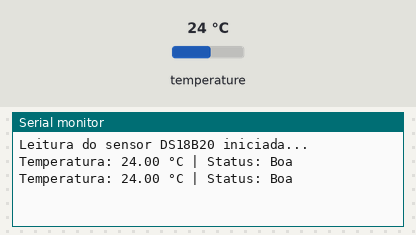
This sketch was run on a simulated ESP32. On the bench: the last lines printed to the serial monitor. The inputs (shaded band) are chosen by the test bench; at power-on: temperature 24 °C.

Above: at 4.3 s.
4.4 s: temperature set to 25.4 °C
At 7.6 s:
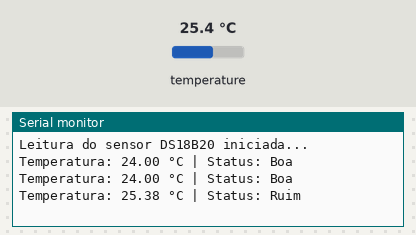
10.5 s: temperature set to 12 °C
At 12.8 s:
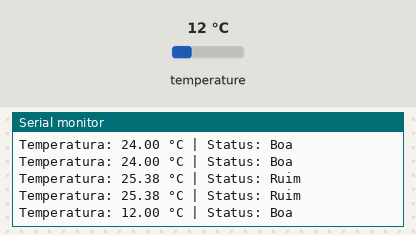

Measured:
- the behaviour switches between 25 and 25.1 °C on temperature (found by bisection; images 0 and 1)
- after the input at 4.4 s, the serial monitor: prints a new line after 1.9 s (image 1)
- after the input at 10.5 s, the serial monitor: prints a new line after 1.3 s (image 2)

The sketch:

9.Temperatura.ino
```cpp
#include <OneWire.h>
#include <DallasTemperature.h>

// ========================================================
// === CONFIGURAÇÕES DO SENSOR
// ========================================================

// Pino de dados do DS18B20
#define PINO_TEMP 27

// Objetos para comunicação com o sensor
OneWire oneWire(PINO_TEMP);
DallasTemperature sensors(&oneWire);

// ========================================================
// === VARIÁVEIS GLOBAIS
// ========================================================

float tempC = 0.0;         // Temperatura em Celsius
String statusTemp = "N/A"; // Status da leitura

// ========================================================
// === FUNÇÃO: LEITURA DA TEMPERATURA
// ========================================================

void lerTemperatura()
{

    // Solicita leitura ao sensor
    sensors.requestTemperatures();

    // Lê a temperatura do primeiro sensor encontrado
    tempC = sensors.getTempCByIndex(0);

    // ----------------------------------------------------
    // Verificação de erro de leitura
    // ----------------------------------------------------

    if (tempC == -127.00)
    {
        // Valor padrão caso o sensor falhe
        tempC = 25.0;
        statusTemp = "Erro";
    }
    else
    {

        // Classificação do status da temperatura
        if (tempC > 0 && tempC <= 25)
        {
            statusTemp = "Boa";
        }
        else
        {
            statusTemp = "Ruim";
        }
    }
}

// ========================================================
// === SETUP
// ========================================================

void setup()
{

    Serial.begin(115200);

    // Inicializa comunicação com o DS18B20
    sensors.begin();

    Serial.println("Leitura do sensor DS18B20 iniciada...");
}

// ========================================================
// === LOOP PRINCIPAL
// ========================================================

void loop()
{

    // ----------------------------------------------------
    // verificar se o DS18B20 está sendo detectado
    // ----------------------------------------------------

    /*
    byte addr[8];
    int count = 0;

    oneWire.reset_search();

    while (oneWire.search(addr)) {

        Serial.print("Encontrado device #");
        Serial.print(count);
        Serial.print(" - endereco: ");

        for (int i = 0; i < 8; i++) {
            if (addr[i] < 16) Serial.print("0");
            Serial.print(addr[i], HEX);
            Serial.print(" ");
        }

        Serial.println();
        count++;
    }

    Serial.print("Total encontrados: ");
    Serial.println(count);

    if (count == 0) {
        Serial.println(">> Nenhum DS18B20 detectado. Verifique VCC/GND/DATA/pull-up.");
    }

    delay(3000);
    */

    // ----------------------------------------------------
    // Leitura da temperatura
    // ----------------------------------------------------

    lerTemperatura();

    // ----------------------------------------------------
    // Exibição no Serial Monitor
    // ----------------------------------------------------

    Serial.print("Temperatura: ");
    Serial.print(tempC);
    Serial.print(" °C | Status: ");
    Serial.println(statusTemp);

    // Atualização a cada 2 segundos
    delay(2000);
}
```
